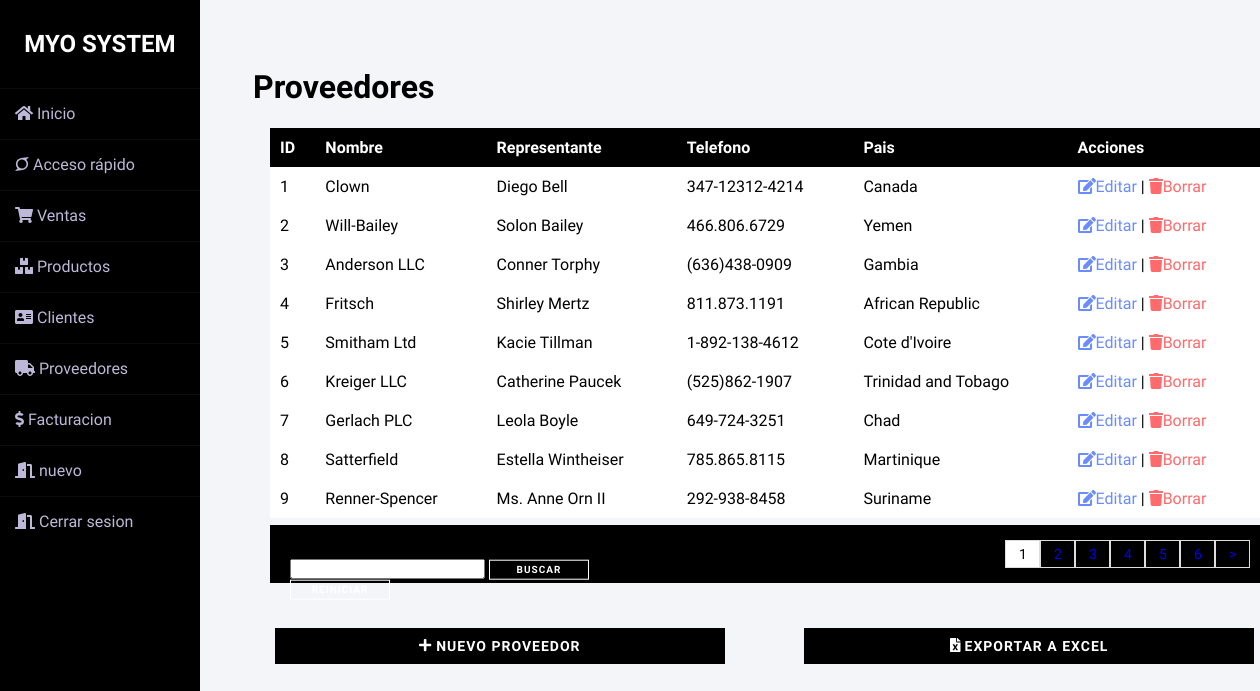
Page /proveedores.php (signed in) on the committed database.
### tables this page shows
CREATE TABLE `proveedor` (
  `idproveedor` int(11) NOT NULL,
  `nombreprov` varchar(255) NOT NULL,
  `representante` varchar(255) NOT NULL,
  `telefono` varchar(255) NOT NULL,
  `pais` varchar(255) NOT NULL,
  `activo` char(2) NOT NULL DEFAULT 'si'
);

### proveedores.php (the view, shortened to what this page needs)
<?php
include 'links/provlinks.php';
include 'back/conexion.php';
?>
<!DOCTYPE html>
<html>
<head>
</head>
<body>
	<div class="wrapper">
    <?php
    include 'links/sidebar.php';
    ?>
    <div class="main_content">
    	<h1 class="down">Proveedores </h1>
	<div class="divtab">
	<section class="downp" id="container">
    	<table>
			<tr>
				<th>ID</th>
				<th>Nombre</th>
				<th>Representante</th>
				<th>Telefono</th>
				<th>Pais</th>
				<th>Acciones</th>
			</tr>
			<?php
			if (empty($_REQUEST["busqueda"])) {
			$q2 = "SELECT COUNT(*) as total_reg FROM proveedor where activo = 'si'";
			}else{
			$busqueda = $_REQUEST["busqueda"];
			$q2 = "SELECT COUNT(*) as total_reg FROM proveedor where idproveedor LIKE '%$busqueda%' OR nombreprov LIKE '%$busqueda%' OR representante LIKE '%$busqueda%' OR telefono LIKE '%$busqueda%' OR pais LIKE '%%busqueda%' AND activo = 'si'";
			}
			$sq_reg = mysqli_query($con,$q2);
			$r_reg = mysqli_fetch_array($sq_reg);
			$total_reg = $r_reg['total_reg'];
			$ppg = 9;
			if (empty($_GET['npg'])) {
				$npg = 1;
			} else {
				$npg = $_GET['npg'];
			}
			$desde = ($npg - 1) *  $ppg;
			$ttp = ceil($total_reg / $ppg);
			if (empty($_REQUEST["busqueda"])) {
				$q = "SELECT idproveedor,nombreprov,representante,telefono,pais FROM proveedor where activo = 'si' LIMIT $desde,$ppg";
			} else{
				$q = "SELECT idproveedor,nombreprov,representante,telefono,pais FROM proveedor where idproveedor LIKE '%$busqueda%' OR nombreprov LIKE '%$busqueda%' OR representante LIKE '%$busqueda%' OR telefono LIKE '%$busqueda%' OR pais LIKE '%%busqueda%' AND activo = 'si' LIMIT $desde,$ppg";
			}
			$e = mysqli_query($con,$q);
			$contador = mysqli_num_rows($e);
			if ($contador > 0) {
				while ($datos = mysqli_fetch_array($e)) {
			?>
			<tr>
				<td><?php echo $datos['idproveedor']; ?> </td>
				<td><?php echo $datos['nombreprov']; ?> </td>
				<td><?php echo $datos['representante']; ?> </td>
				<td><?php echo $datos['telefono']; ?> </td>
				<td><?php echo $datos['pais']; ?> </td>
				<td><a href="u_prov.php?id=<?php echo $datos['idproveedor']; ?>" id="b_edit"><i class="fas fa-edit"></i>Editar</a> | <a href="d_prov.php?id=<?php echo $datos['idproveedor']; ?>" id="b_delete"><i class="fas fa-trash"></i>Borrar</a></td>
			</tr>
			<?php
		    	}
			}
			?>
    	</table>
    </section>
	</div>
	<div class="paginas">
	<div class="wd">
	<form action="back/robproveedores.php" method="get" class="down">
    <input type="text" name="busqueda" value="<?php if(!empty($busqueda)){echo $busqueda;} ?>">
    <input type="submit" name = "buscar" value="buscar" class="botw btn btn-2 ">
    <input type="submit" name="reiniciar" value="reiniciar" class="botw btn btn-2">
    </form>
	</div>
		<ul>
			<?php
			for ($i=1; $i <= $ttp ; $i++) {
				if ($i == $npg) {
				 echo '<li class="seleccion">'.$i.'</li>';
				}else{
				if (empty($busqueda)) {
					echo '<li><a href="?npg='.$i.'">'.$i.'</a></li>';
				} else{
					echo '<li><a href="?npg='.$i.'&busqueda='.$busqueda.'">'.$i.'</a></li>';
				}
			}
			}
			?>
			<?php
			if ($npg != $ttp) {
				if (!empty($busqueda)) {
			?>
			<li><a href="?npg=<?php  echo $npg + 1?>&busqueda=<?php echo $busqueda ?>"> > </a></li>
			<?php
			    }else{
			 ?>
			 <li><a href="?npg=<?php  echo $npg + 1?>"> > </a></li>
			<?php
			}
			}
			 ?>
		</ul>
	</div>
	<div class="bar_btn">
    <button class="bot3 btn btn-2" onclick="window.location.href = 'registrarprov.php';" ><i class="fas fa-plus"></i>  Nuevo Proveedor </button>
    <button class="bot3 btn btn-2" onclick="window.location.href = 'back/exportprov.php';" ><i class="fas fa-file-excel"></i>  Exportar a Excel </button>
    </div>
      </div>
    </div>
</body>
</html>

### css/cssprov.css (style rules this page uses)
.down { transform: translate(5%, 180%); }
A:link { text-decoration: none }
* { outline:none !important; }
a { text-decoration: none !important;outline: none !important; }
.downp { margin-left: 70px; margin-top: 90px; font-size: 20px; }
.wd { margin-top: 50px; position: relative; }

### css/listaclientes.css (style rules this page uses)
.divtab { height: 200px; }
table { border-collapse: collapse; font-size: 12pt; width: 100%; }
table th { text-align: left; padding: 10px; background: black; color: white; }
table tr { background: #fff; }
table td { padding: 10px; }
#b_edit { color: #6A8CFF ; }
#b_delete { color: #FF6A6C; }

### css/botones.css (style rules this page uses)
.btn { border: none; font-size: 20px; color: inherit; background: none; cursor: pointer; padding: 15px 40px; text-transform: uppercase; letter-spacing: 1px; font-weight: 700; outline: none; -webkit-transition: all 0.3s; -moz-transition: all 0.3s; transition: all 0.3s; }
.btn:after { content: ''; position: absolute; z-index: -1; -webkit-transition: all 0.3s; -moz-transition: all 0.3s; transition: all 0.3s; }
.btn:before { speak: none; font-style: normal; font-weight: normal; font-variant: normal; text-transform: none; line-height: 1; position: relative; -webkit-font-smoothing: antialiased; }
.btn-2 { background: black; color: #fff; }
.btn-2:before { position: absolute; height: 100%; left: 0; top: 0; line-height: 3; font-size: 140%; width: 60px; }

### css/botones2.css (style rules this page uses)
.bot3 { margin-top: 45px; margin-left: 75px; padding: 10px; width: 450px; font-size: 14px; }
.botw { border: 1px solid white; background: none; color: white; font-size: 10px; padding: 2px; width: 100px }

### fw/all.css (style rules this page uses)
.fa-edit:before { content: "\f044"; }
.fa-file-excel:before { content: "\f1c3"; }
.fa-plus:before { content: "\f067"; }
.fa-trash:before { content: "\f1f8"; }

### css/paginas.css (style rules this page uses)
.wd { width: 400px; }
.paginas { width: 93.9%; margin-left: 70px; margin-top: 155px; color: black; }
.paginas form input { height: 20px; }
.paginas ul { padding: 15px; list-style: none; background: black; display: -webkit-flex; display: -moz-flex; display: -ms-flex; display: -o-flex; display: flex; justify-content: flex-end; }
.paginas a, .seleccion { border: 1px solid #ddd; padding: 5px; display: inline-block; font-size: 14px; text-align: center; width: 35px; }
.seleccion { background: white; color: black; }

### css/sidebar.css (style rules this page uses)
* { margin: 0; padding: 0; box-sizing: border-box; list-style: none; text-decoration: none; font-family: 'Josefin Sans', sans-serif; }
body { background-color: #f3f5f9; }
.wrapper { display: flex; position: relative; }
.wrapper .main_content { width: 100%; margin-left: 200px; }

### rows in the picture
proveedor: idproveedor "1", nombreprov "Clown", representante "Diego Bell", telefono "347-12312-4214", pais "Canada"
proveedor: idproveedor "2", nombreprov "Will-Bailey", representante "Solon Bailey", telefono "466.806.6729", pais "Yemen"
proveedor: idproveedor "3", nombreprov "Anderson LLC", representante "Conner Torphy", telefono "(636)438-0909", pais "Gambia"
proveedor: idproveedor "4", nombreprov "Fritsch", representante "Shirley Mertz", telefono "811.873.1191", pais "African Republic"
proveedor: idproveedor "5", nombreprov "Smitham Ltd", representante "Kacie Tillman", telefono "1-892-138-4612", pais "Cote d'Ivoire"
proveedor: idproveedor "6", nombreprov "Kreiger LLC", representante "Catherine Paucek", telefono "(525)862-1907", pais "Trinidad and Tobago"
proveedor: idproveedor "7", nombreprov "Gerlach PLC", representante "Leola Boyle", telefono "649-724-3251", pais "Chad"
proveedor: idproveedor "8", nombreprov "Satterfield", representante "Estella Wintheiser", telefono "785.865.8115", pais "Martinique"
proveedor: idproveedor "9", nombreprov "Renner-Spencer", representante "Ms. Anne Orn II", telefono "292-938-8458", pais "Suriname"
